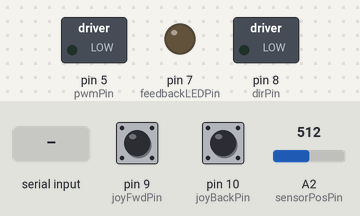
Bench run of a sketch on a simulated Arduino Uno, built with avr-gcc and run on an emulated ATmega328P. On the bench: switched loads named in the sketch (green lamp = pin HIGH), output pins drawn as LEDs (lit = HIGH). Dashed ring = blinking. The test bench sets the inputs (shaded band); at power-on: pin 9 (joyFwdPin) HIGH, pin 10 (joyBackPin) HIGH, A2 (sensorPosPin) = 512. What the sketch prints to the serial monitor is not drawn.

Above: at 1.2 s.
1.3 s: "HitCar\n" received over Serial
At 1.76 s:
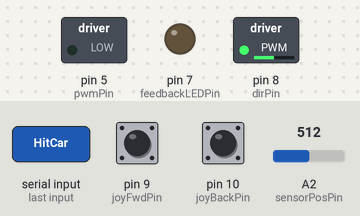
3.8 s: "Creak\n" received over Serial
At 5.0 s:
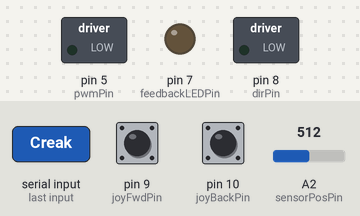
5.8 s: "Smash\n" received over Serial
At 6.26 s:
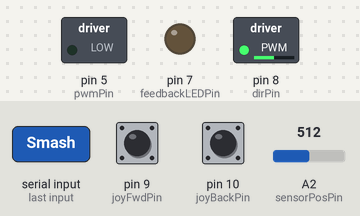
8.8 s: "Offroad\n" received over Serial
At 9.59 s:
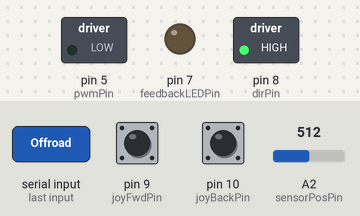
11.2 s: "HitCar90\n" received over Serial
At 13.0 s:
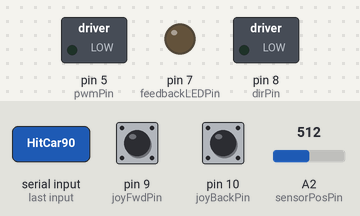
13.7 s: "Wreck90\n" received over Serial
At 14.16 s:
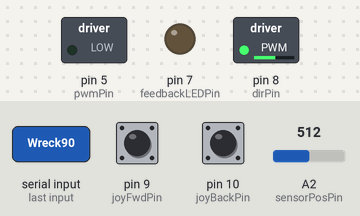
Timing chart, 0 to 16.7 s (numbered marks = the images above; inputs shaded):
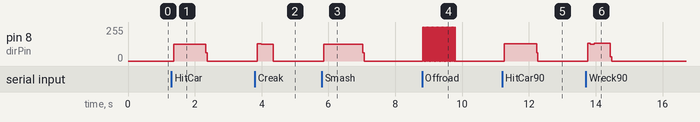

The sketch:

HapkitController.ino
```cpp
/*
 * HapkitController.ino
 *
 *  Created on: 08. Juni 2016
 *      Author: luggi, stefha
 */
#include <math.h>

/*
    DECLARATION
*/
#define BUFSIZE 100        // size of receive buffer
char serialBuffer[BUFSIZE];

// Pin
int pwmPin = 5; // PWM output pin for motor PD5 OC0B
int dirPin = 8; // direction output pin for motor
int sensorPosPin = A2; // input pin for MR sensor
// inputs for the joystick
int joyFwdPin = 9;
int joyBackPin = 10;
int joyLeftPin = 11;
int joyRightPin = 12;
int joyFirePin = 13;
// outout for LED - feedback tracking
int feedbackLEDPin = 7;

// position tracking

int updatedPos = 0;     // keeps track of the latest updated value of the MR sensor reading
int rawPos = 0;         // current raw reading from MR sensor
int lastRawPos = 0;     // last raw reading from MR sensor
int lastLastRawPos = 0; // last last raw reading from MR sensor
int flipNumber = 0;     // keeps track of the number of flips over the 180deg mark
int tempOffset = 0;
int rawDiff = 0;
int lastRawDiff = 0;
int rawOffset = 0;
int lastRawOffset = 0;
const int flipThresh = 700;  // threshold to determine whether or not a flip over the 180 degree mark occurred
boolean flipped = false;


// Kinematics
double xh = 0;         // position of the handle [m]
double lastXh = 0;     //last x position of the handle
double vh = 0;         //velocity of the handle
double lastVh = 0;     //last velocity of the handle
double lastLastVh = 0; //last last velocity of the handle
double rp = 0.004191;   //[m]
double rs = 0.073152;   //[m]
double rh = 0.065659;   //[m]
// Force output variables
double force = 0;           // force at the handle
double force_vibrate = 0;
double Tp = 0;              // torque of the motor pulley
double duty = 0;            // duty cylce (between 0 and 255)
unsigned int output = 0;    // output command to the motor
float set_position = 0.0f;

// custom vars
uint32_t nextcall = 0;
const uint16_t intervalperiod = 50*64; // 100 milliseconds
uint32_t nextcall2 = 1000;
float vibrationfrequency = 10.0f;
float amplitude = 1.0f;
bool on_off = true;
float springfactor = 0.0f;

/*
      Setup function - this function run once when reset button is pressed.
*/

void setup() {
  // Set up serial communication
  Serial.begin(57600);

  // Set PWM frequency
  setPwmFrequency(pwmPin, 1);
  // Input pins
  pinMode(sensorPosPin, INPUT); // set MR sensor pin to be an
  // set joystick pins as input with pullup
  pinMode(joyFwdPin, INPUT_PULLUP);
  pinMode(joyBackPin, INPUT_PULLUP);
  pinMode(joyLeftPin, INPUT_PULLUP);
  pinMode(joyRightPin, INPUT_PULLUP);
  pinMode(joyFirePin, INPUT_PULLUP);

  // Output pins
  pinMode(pwmPin, OUTPUT);  // PWM pin for motor
  pinMode(dirPin, OUTPUT);  // dir pin for motor
  pinMode(feedbackLEDPin, OUTPUT); //XXX DEBUG INFO for feedback tracking

  // Initialize motor
  analogWrite(pwmPin, 0);     // set to not be spinning (0/255)
  digitalWrite(dirPin, LOW);  // set direction

  // Initialize position valiables
  lastLastRawPos = analogRead(sensorPosPin);
  lastRawPos = analogRead(sensorPosPin);
}

/*
   setPwmFrequency
*/
void setPwmFrequency(int pin, int divisor) {
  byte mode;
  if (pin == 5 || pin == 6 || pin == 9 || pin == 10) {
    switch (divisor) {
      case 1: mode = 0x01; break;
      case 8: mode = 0x02; break;
      case 64: mode = 0x03; break;
      case 256: mode = 0x04; break;
      case 1024: mode = 0x05; break;
      default: return;
    }
    if (pin == 5 || pin == 6) {
      TCCR0B = TCCR0B & 0b11111000 | mode;
    } else {
      TCCR1B = TCCR1B & 0b11111000 | mode;
    }
  } else if (pin == 3 || pin == 11) {
    switch (divisor) {
      case 1: mode = 0x01; break;
      case 8: mode = 0x02; break;
      case 32: mode = 0x03; break;
      case 64: mode = 0x04; break;
      case 128: mode = 0x05; break;
      case 256: mode = 0x06; break;
      case 1024: mode = 0x7; break;
      default: return;
    }
    TCCR2B = TCCR2B & 0b11111000 | mode;
  }
}

/*
      Output to motor
*/
void motorControl()
{
  if(abs(xh) > 35.0f)
    force = 0.0f;
  Tp = rp / rs * rh * (force + force_vibrate);  // Compute the require motor pulley torque (Tp) to generate that force
  // Determine correct direction for motor torque
  if ((force+force_vibrate) < 0) {
    digitalWrite(dirPin, HIGH);
  } else {
    digitalWrite(dirPin, LOW);
  }

  // Compute the duty cycle required to generate Tp (torque at the motor pulley)
  duty = sqrt(abs(Tp) / 0.03);

  // Make sure the duty cycle is between 0 and 100%
  if (duty > 1) {
    duty = 1;
  } else if (duty < 0) {
    duty = 0;
  }
  output = (int)(duty * 255);  // convert duty cycle to output signal
  analogWrite(pwmPin, output); // output the signal
}

/*
    readPosCount() function
*/
void readPosCount() {
  // Get voltage output by MR sensor
  rawPos = analogRead(sensorPosPin);  //current raw position from MR sensor
  // Calculate differences between subsequent MR sensor readings
  rawDiff = rawPos - lastRawPos;          //difference btwn current raw position and last raw position
  lastRawDiff = rawPos - lastLastRawPos;  //difference btwn current raw position and last last raw position
  rawOffset = abs(rawDiff);
  lastRawOffset = abs(lastRawDiff);

  // Update position record-keeping vairables
  lastLastRawPos = lastRawPos;
  lastRawPos = rawPos;

  // Keep track of flips over 180 degrees
  if ((lastRawOffset > flipThresh) && (!flipped)) { // enter this anytime the last offset is greater than the flip threshold AND it has not just flipped
    if (lastRawDiff > 0) {       // check to see which direction the drive wheel was turning
      flipNumber--;              // cw rotation
    } else {                     // if(rawDiff < 0)
      flipNumber++;              // ccw rotation
    }
    if (rawOffset > flipThresh) { // check to see if the data was good and the most current offset is above the threshold
      updatedPos = rawPos + flipNumber * rawOffset; // update the pos value to account for flips over 180deg using the most current offset
      tempOffset = rawOffset;
    } else {                     // in this case there was a blip in the data and we want to use lastactualOffset instead
      updatedPos = rawPos + flipNumber * lastRawOffset; // update the pos value to account for any flips over 180deg using the LAST offset
      tempOffset = lastRawOffset;
    }
    flipped = true;            // set boolean so that the next time through the loop won't trigger a flip
  } else {                        // anytime no flip has occurred
    updatedPos = rawPos + flipNumber * tempOffset; // need to update pos based on what most recent offset is
    flipped = false;
  }

  //Serial.println(updatedPos);
}


/*
    calPosMeter()
*/
void calPosMeter()
{
  double rh = 65.659;   //[mm]
  double ts = -.0107 * updatedPos + 7.9513; // Compute the angle of the sector pulley (ts) in degrees based on updatedPos
  xh = rh * (ts * 3.14159 / 180); // Compute the position of the handle based on ts
  vh = -(.95 * .95) * lastLastVh + 2 * .95 * lastVh + (1 - .95) * (1 - .95) * (xh - lastXh) / .0001; // filtered velocity (2nd-order filter)
  lastXh = xh;
  lastLastVh = lastVh;
  lastVh = vh;

//  Serial.println(vh);
}

// read joystick state
byte readJoystick() {
	byte result = 0;
	digitalRead(joyFwdPin) == LOW ? result += 1 : 0;
	digitalRead(joyBackPin) == LOW ? result += 2 : 0;
	//(xh>2.0f) == LOW ? result += 4 : 0;
	//(xh<-2.0f) == LOW ? result += 8 : 0;
	//digitalRead(joyFirePin) == LOW ? result += 16 : 0;
	return result;
}


/*
    forceRendering()
*/
void forceRendering(void) {
  static float last_time = 0.0f;
  static float last_error = 0.0f;
  static float I = 0.0f;

  const static float kP = 0.1f;
  static float kI = 0.0f;
  static float kD = 0.0f;//0.00004f;
  float kP_scaled;

  const float MAX_DIFFERENCE = 0.0f;
  const float LIMITPLUS = 1.0f;
  const float LIMITMINUS = -1.0f;
  const float MAX_FORCE_OUTPUT = 0.0f;
  float actualForceUsed = 0.0f;

  kP_scaled = kP * abs(springfactor) / 1000.0f;

  float error = set_position - xh;

  float P = error * kP_scaled;

  float D = -vh * kD;

  force = P + I + D;
}

void shake(int interval_ms,float frequency_hz, float strength)
{
    vibrationfrequency = frequency_hz;
    nextcall = millis() + (uint32_t)interval_ms * 64UL;
    amplitude = strength;
    on_off = true;
}

/*
    Loop function
*/
void loop() {
  // read the position in count
  readPosCount();
  calPosMeter();

  if(millis()>nextcall)
    on_off = false;
  forceRendering();


  if(millis() > nextcall2){
    nextcall2 += intervalperiod;
    Serial.print(readJoystick());
    Serial.print(" ");
    Serial.println(xh);
  }


  // calculations for haptic event feedback
  on_off ? force_vibrate = amplitude * sin(vibrationfrequency*2.0f*M_PI*millis()/64000.0f) : force_vibrate = 0;

  motorControl();
}

/*
    Read serial data if available.
	Called on a serial receiving event.
*/
void serialEvent() {
  String fbEvent = "";
  emptyArray(serialBuffer, BUFSIZE);

  // read and access command
  Serial.readBytesUntil('\n', serialBuffer, BUFSIZE);
  serialBuffer[BUFSIZE-1] = '\0'; // assert a terminated string
  fbEvent += serialBuffer;
  //TODO the reading and decoding goes here

  if (fbEvent.startsWith("FB")) {
	springfactor = atof(fbEvent.substring(3).c_str()); // roughly from 0 to 1000
    //Serial.print("force: ");
    //Serial.println(force);
  } else if (fbEvent.startsWith("HitCar")) {
	shake(1000, 100.0f, 0.5f);
  } else if (fbEvent.startsWith("Creak")) {
    shake(500, 100.0f, 0.4f);
  } else if (fbEvent.startsWith("Smash")) {
	shake(1200, 100.0f, 1.5f);
  } else if (fbEvent.startsWith("Wreck")) {
	shake(700, 200.0f, 0.8f);
  } else if (fbEvent.startsWith("Offroad")) {
	shake(1000, 20.0f, 0.5f);
  } else if (fbEvent.startsWith("Grounded")) {
	shake(300, 10.0f, 0.3f);
  }
}

// clear contents of a char array
void emptyArray(char* array, int length) {
  for (uint8_t i = 0; i < length; ++i) {
    *(array + i) = '\0';
  }
}
```

Measured:
- after the input at 1.3 s, pin 8 (dirPin): 0/255 → 126/255 after 0.07 s, → 0/255 0.96 s later
- after the input at 3.8 s, pin 8 (dirPin): 0/255 → 131/255 after 0.07 s, → 125/255 0.12 s later, → 0/255 0.36 s later
- after the input at 5.8 s, pin 8 (dirPin): 0/255 → 126/255 after 0.07 s, → 0/255 1.2 s later
- after the input at 8.8 s, pin 8 (dirPin): alternates 255/255 for 0.02 s and 0/255 for 0.03 s, 40 changes in all, then stays 0/255, starting at once
- after the input at 11.2 s, pin 8 (dirPin): 0/255 → 129/255 after 0.07 s, → 0/255 0.96 s later
- after the input at 13.7 s, pin 8 (dirPin): 0/255 → 135/255 after 0.05 s, → 126/255 0.08 s later, → 135/255 0.12 s later, → 0/255 0.48 s later
